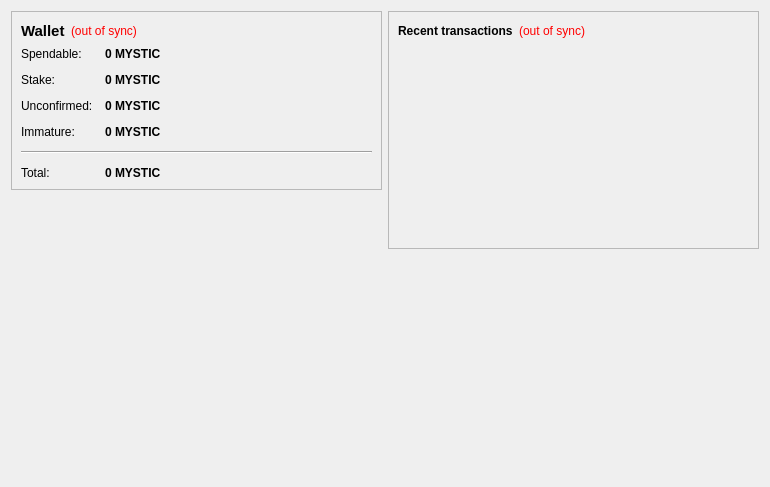
<?xml version="1.0" encoding="UTF-8"?>
<ui version="4.0">
 <class>OverviewPage</class>
 <widget class="QWidget" name="OverviewPage">
  <property name="geometry">
   <rect>
    <x>0</x>
    <y>0</y>
    <width>770</width>
    <height>487</height>
   </rect>
  </property>
  <property name="windowTitle">
   <string>Form</string>
  </property>
  <layout class="QHBoxLayout" name="horizontalLayout" stretch="1,1">
   <item>
    <layout class="QVBoxLayout" name="verticalLayout_2">
     <item>
      <widget class="QFrame" name="frame">
       <property name="frameShape">
        <enum>QFrame::StyledPanel</enum>
       </property>
       <property name="frameShadow">
        <enum>QFrame::Raised</enum>
       </property>
       <layout class="QVBoxLayout" name="verticalLayout_4">
        <item>
         <layout class="QHBoxLayout" name="horizontalLayout_4">
          <item>
           <widget class="QLabel" name="label_5">
            <property name="font">
             <font>
              <pointsize>11</pointsize>
              <weight>75</weight>
              <bold>true</bold>
             </font>
            </property>
            <property name="text">
             <string>Wallet</string>
            </property>
           </widget>
          </item>
          <item>
           <widget class="QLabel" name="labelWalletStatus">
            <property name="toolTip">
             <string>The displayed information may be out of date. Your wallet automatically synchronizes with the Mysticoin network after a connection is established, but this process has not completed yet.</string>
            </property>
            <property name="styleSheet">
             <string notr="true">QLabel { color: red; }</string>
            </property>
            <property name="text">
             <string notr="true">(out of sync)</string>
            </property>
            <property name="alignment">
             <set>Qt::AlignLeading|Qt::AlignLeft|Qt::AlignVCenter</set>
            </property>
           </widget>
          </item>
          <item>
           <spacer name="horizontalSpacer_2">
            <property name="orientation">
             <enum>Qt::Horizontal</enum>
            </property>
            <property name="sizeHint" stdset="0">
             <size>
              <width>40</width>
              <height>20</height>
             </size>
            </property>
           </spacer>
          </item>
         </layout>
        </item>
        <item>
         <layout class="QFormLayout" name="formLayout_2">
          <property name="fieldGrowthPolicy">
           <enum>QFormLayout::AllNonFixedFieldsGrow</enum>
          </property>
          <property name="horizontalSpacing">
           <number>12</number>
          </property>
          <property name="verticalSpacing">
           <number>12</number>
          </property>
          <item row="0" column="0">
           <widget class="QLabel" name="label">
            <property name="text">
             <string>Spendable:</string>
            </property>
           </widget>
          </item>
          <item row="0" column="1">
           <widget class="QLabel" name="labelBalance">
            <property name="font">
             <font>
              <weight>75</weight>
              <bold>true</bold>
             </font>
            </property>
            <property name="cursor">
             <cursorShape>IBeamCursor</cursorShape>
            </property>
            <property name="toolTip">
             <string>Your current spendable balance</string>
            </property>
            <property name="text">
             <string notr="true">0 MYSTIC</string>
            </property>
            <property name="textInteractionFlags">
             <set>Qt::LinksAccessibleByMouse|Qt::TextSelectableByKeyboard|Qt::TextSelectableByMouse</set>
            </property>
           </widget>
          </item>
          <item row="1" column="0">
           <widget class="QLabel" name="label_6">
            <property name="text">
             <string>Stake:</string>
            </property>
           </widget>
          </item>
          <item row="1" column="1">
           <widget class="QLabel" name="labelStake">
            <property name="font">
             <font>
              <weight>75</weight>
              <bold>true</bold>
             </font>
            </property>
            <property name="cursor">
             <cursorShape>IBeamCursor</cursorShape>
            </property>
            <property name="toolTip">
             <string>Total of coins that was staked, and do not yet count toward the current balance</string>
            </property>
            <property name="text">
             <string notr="true">0 MYSTIC</string>
            </property>
            <property name="textInteractionFlags">
             <set>Qt::LinksAccessibleByMouse|Qt::TextSelectableByKeyboard|Qt::TextSelectableByMouse</set>
            </property>
           </widget>
          </item>
          <item row="2" column="0">
           <widget class="QLabel" name="label_3">
            <property name="text">
             <string>Unconfirmed:</string>
            </property>
           </widget>
          </item>
          <item row="2" column="1">
           <widget class="QLabel" name="labelUnconfirmed">
            <property name="font">
             <font>
              <weight>75</weight>
              <bold>true</bold>
             </font>
            </property>
            <property name="cursor">
             <cursorShape>IBeamCursor</cursorShape>
            </property>
            <property name="toolTip">
             <string>Total of transactions that have yet to be confirmed, and do not yet count toward the current balance</string>
            </property>
            <property name="text">
             <string notr="true">0 MYSTIC</string>
            </property>
            <property name="textInteractionFlags">
             <set>Qt::LinksAccessibleByMouse|Qt::TextSelectableByKeyboard|Qt::TextSelectableByMouse</set>
            </property>
           </widget>
          </item>
          <item row="3" column="0">
           <widget class="QLabel" name="labelImmatureText">
            <property name="text">
             <string>Immature:</string>
            </property>
           </widget>
          </item>
          <item row="3" column="1">
           <widget class="QLabel" name="labelImmature">
            <property name="font">
             <font>
              <weight>75</weight>
              <bold>true</bold>
             </font>
            </property>
            <property name="toolTip">
             <string>Mined balance that has not yet matured</string>
            </property>
            <property name="text">
             <string notr="true">0 MYSTIC</string>
            </property>
            <property name="textInteractionFlags">
             <set>Qt::LinksAccessibleByMouse|Qt::TextSelectableByKeyboard|Qt::TextSelectableByMouse</set>
            </property>
           </widget>
          </item>
          <item row="4" column="0" colspan="2">
           <widget class="Line" name="line">
            <property name="orientation">
             <enum>Qt::Horizontal</enum>
            </property>
           </widget>
          </item>
          <item row="5" column="0">
           <widget class="QLabel" name="labelTotalText">
            <property name="text">
             <string>Total:</string>
            </property>
           </widget>
          </item>
          <item row="5" column="1">
           <widget class="QLabel" name="labelTotal">
            <property name="font">
             <font>
              <weight>75</weight>
              <bold>true</bold>
             </font>
            </property>
            <property name="cursor">
             <cursorShape>IBeamCursor</cursorShape>
            </property>
            <property name="toolTip">
             <string>Your current total balance</string>
            </property>
            <property name="text">
             <string notr="true">0 MYSTIC</string>
            </property>
            <property name="textInteractionFlags">
             <set>Qt::LinksAccessibleByMouse|Qt::TextSelectableByKeyboard|Qt::TextSelectableByMouse</set>
            </property>
           </widget>
          </item>
         </layout>
        </item>
       </layout>
      </widget>
     </item>
     <item>
      <spacer name="verticalSpacer">
       <property name="orientation">
        <enum>Qt::Vertical</enum>
       </property>
       <property name="sizeHint" stdset="0">
        <size>
         <width>20</width>
         <height>40</height>
        </size>
       </property>
      </spacer>
     </item>
     <item>
      <widget class="QLabel" name="label_2">
       
      </widget>
     </item>
    </layout>
   </item>
   <item>
    <layout class="QVBoxLayout" name="verticalLayout_3">
     <item>
      <widget class="QFrame" name="frame_2">
       <property name="frameShape">
        <enum>QFrame::StyledPanel</enum>
       </property>
       <property name="frameShadow">
        <enum>QFrame::Raised</enum>
       </property>
       <layout class="QVBoxLayout" name="verticalLayout">
        <item>
         <layout class="QHBoxLayout" name="horizontalLayout_2">
          <item>
           <widget class="QLabel" name="label_4">
            <property name="text">
             <string>&lt;b&gt;Recent transactions&lt;/b&gt;</string>
            </property>
           </widget>
          </item>
          <item>
           <widget class="QLabel" name="labelTransactionsStatus">
            <property name="toolTip">
             <string>The displayed information may be out of date. Your wallet automatically synchronizes with the Mysticoin network after a connection is established, but this process has not completed yet.</string>
            </property>
            <property name="styleSheet">
             <string notr="true">QLabel { color: red; }</string>
            </property>
            <property name="text">
             <string notr="true">(out of sync)</string>
            </property>
            <property name="alignment">
             <set>Qt::AlignRight|Qt::AlignTrailing|Qt::AlignVCenter</set>
            </property>
           </widget>
          </item>
          <item>
           <spacer name="horizontalSpacer">
            <property name="orientation">
             <enum>Qt::Horizontal</enum>
            </property>
            <property name="sizeHint" stdset="0">
             <size>
              <width>40</width>
              <height>20</height>
             </size>
            </property>
           </spacer>
          </item>
         </layout>
        </item>
        <item>
         <widget class="QListView" name="listTransactions">
          <property name="styleSheet">
           <string notr="true">QListView { background: transparent; }</string>
          </property>
          <property name="frameShape">
           <enum>QFrame::NoFrame</enum>
          </property>
          <property name="verticalScrollBarPolicy">
           <enum>Qt::ScrollBarAlwaysOff</enum>
          </property>
          <property name="horizontalScrollBarPolicy">
           <enum>Qt::ScrollBarAlwaysOff</enum>
          </property>
          <property name="selectionMode">
           <enum>QAbstractItemView::NoSelection</enum>
          </property>
         </widget>
        </item>
       </layout>
      </widget>
     </item>
     <item>
      <spacer name="verticalSpacer_2">
       <property name="orientation">
        <enum>Qt::Vertical</enum>
       </property>
       <property name="sizeHint" stdset="0">
        <size>
         <width>20</width>
         <height>40</height>
        </size>
       </property>
      </spacer>
     </item>
    </layout>
   </item>
  </layout>
 </widget>
 <resources/>
 <connections/>
</ui>
